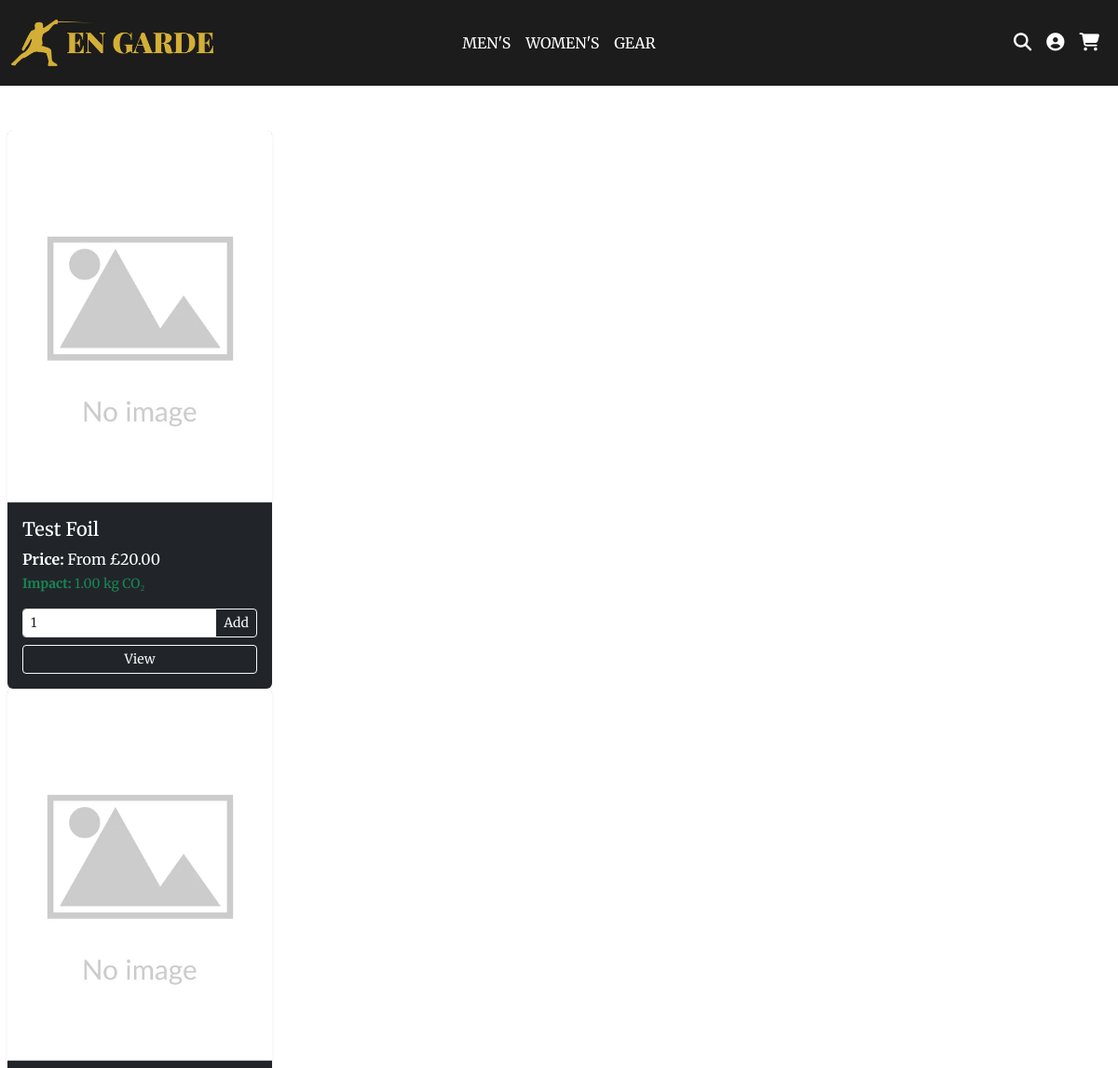
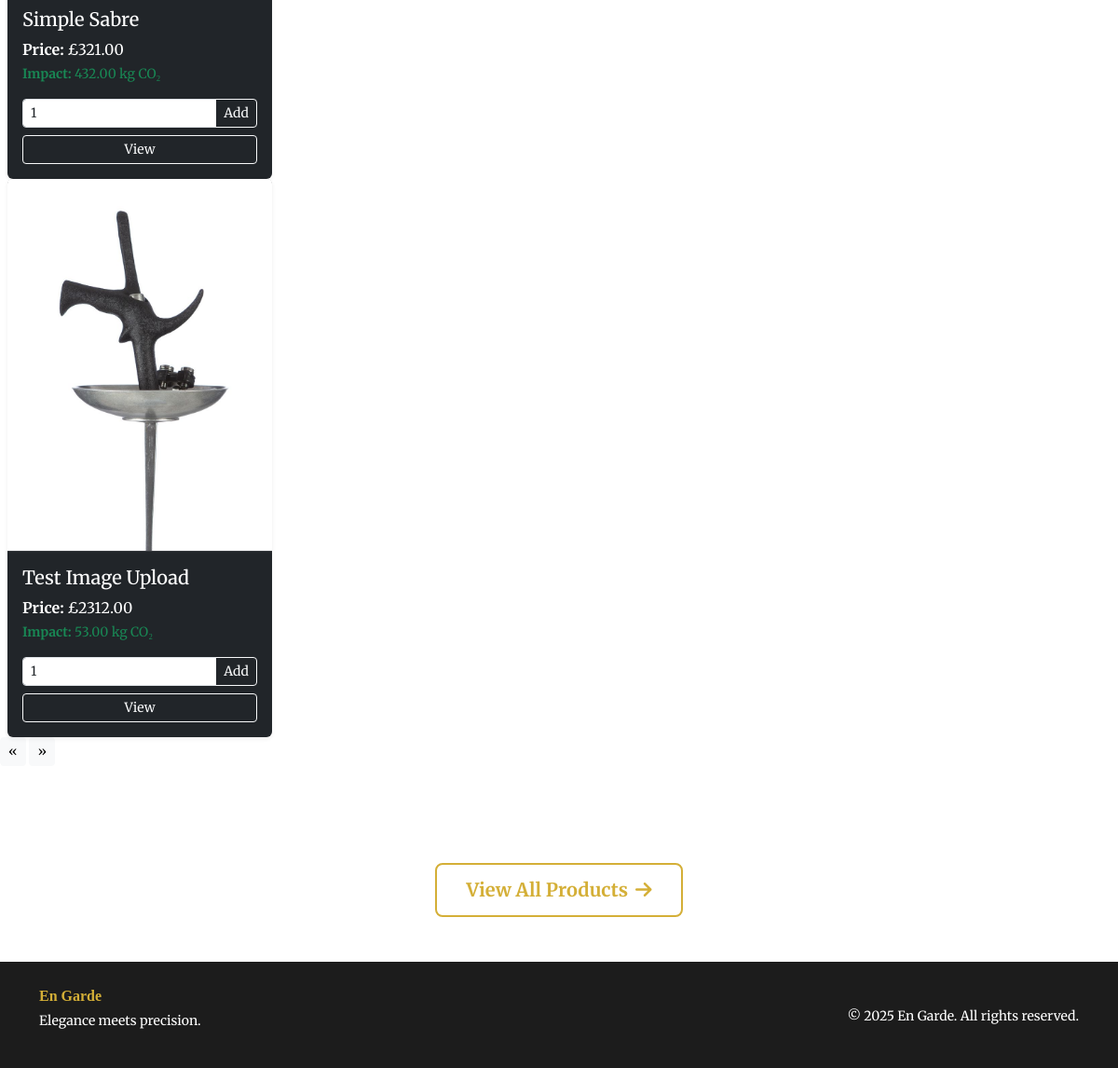
The page / on the database its author committed (2 pictures, top to bottom).
### website/models.py (models this page shows)
class Product(db.Model):
    __tablename__ = 'products'
    id = db.Column(db.Integer, primary_key=True)
    category_id = db.Column(db.Integer, db.ForeignKey('categories.id'))
    name = db.Column(db.String(255), nullable=False)
    description = db.Column(db.Text)
    price = db.Column(db.Float, nullable=True)
    sku = db.Column(db.String(50), unique=True, nullable=True)
    environmental_impact = db.Column(db.Float, nullable=True)
    stock = db.Column(db.Integer, nullable=True)
    image_filename = db.Column(db.String(255))
    is_variant_parent = db.Column(db.Boolean, default=False)
    options = db.relationship(
        'VariantOption', backref='product', cascade="all, delete")
    variants = db.relationship(
        'ProductVariant', backref='product', cascade="all, delete")

class ProductVariant(db.Model):
    __tablename__ = 'product_variants'
    id = db.Column(db.Integer, primary_key=True)
    product_id = db.Column(db.Integer, db.ForeignKey(
        'products.id'), nullable=False)
    sku = db.Column(db.String(50), unique=True)
    price = db.Column(db.Float, nullable=False)
    environmental_impact = db.Column(db.Float, nullable=True)
    stock = db.Column(db.Integer, default=0)
    values = db.relationship(
        'VariantValue', secondary='variant_combinations', backref='variants', lazy='joined', overlaps="combinations")

### website/views.py (the view)
@views.route('/')
def home():
    sort = request.args.get('sort', 'default')
    products = Product.query.all()
    if sort == 'price':
        products.sort(key=effective_price)
    elif sort == 'impact':
        products.sort(key=effective_impact)
    elif sort == 'name':
        products.sort(key=lambda p: p.name.lower())
    return render_template('home.html', products=products, sort=sort)

### website/templates/home.html (shortened to what this page needs)
{% extends 'base.html' %}
{% block content %}
<div class="glider-contain my-5">
  <div class="glider">
    {% for product in products %}
        <div class="px-2" style="width: 300px;">
          <div class="card h-100 bg-dark text-white border-0 shadow-sm product-card" data-product-id="{{ product.id }}">
            <a href="{{ url_for('views.product_detail', product_id=product.id) }}">
              <img src="{{ url_for('static', filename='images/products/' ~ (product.image_filename if product.image_filename and product.image_filename != 'None' else 'default-product.webp')) }}"
                  class="card-img-top" alt="{{ product.name }}">
            </a>
            <div class="card-body d-flex flex-column">
              <h5 class="card-title">
                <a href="{{ url_for('views.product_detail', product_id=product.id) }}" class="text-decoration-none text-white">{{ product.name }}</a>
              </h5>
              <p class="mb-1"><strong>Price:</strong>
                {% if product.is_variant_parent %}
                  From £{{ '%.2f'|format(product.variants|min_price) }}
                {% else %}
                  £{{ '%.2f'|format(product.price) }}
                {% endif %}
              </p>
              <p class="text-success small mb-3"><strong>Impact:</strong>
                {% if product.is_variant_parent %}
                  {{ '%.2f'|format(product.variants|min_impact) }} kg CO₂
                {% else %}
                  {{ '%.2f'|format(product.environmental_impact) }} kg CO₂
                {% endif %}
              </p>
              <form method="POST" action="{{ url_for('views.add_to_cart') }}" class="mt-auto">
                <div class="input-group mb-2">
                  <input type="number" name="quantity" class="form-control form-control-sm" value="1" min="1">
                  <button class="btn btn-outline-light btn-sm" type="submit">Add</button>
                </div>
              </form>
              <a href="{{ url_for('views.product_detail', product_id=product.id) }}" class="btn btn-outline-light btn-sm w-100">View</a>
            </div>
          </div>
        </div>
    {% endfor %}
  </div>
  <button class="glider-prev btn btn-sm btn-light">«</button>
  <button class="glider-next btn btn-sm btn-light">»</button>
</div>
<div class="py-5 mt-4 text-center">
  <a href="{{ url_for('views.products') }}" class="btn btn-lg view-all-btn">View All Products<i class="fa fa-arrow-right ms-2"></i></a>
</div>
{% endblock %}

### website/static/css/styles.css (style rules this page uses)
:root { --fencing-gold: #D4AF37; --fencing-dark: #1C1C1C; --gold-weak: #cd7f32; --gold-moderate: #D4AF37; --gold-strong: #ffdf00; }
body { font-family: 'Merriweather', serif; margin-bottom: 0; }
html, body { height: 100%; margin: 0; padding: 0; overflow-x: hidden; }
.view-all-btn { background-color: transparent; color: var(--fencing-gold); border: 2px solid var(--fencing-gold); font-weight: bold; padding: 0.75rem 2rem; transition: all 0.3s ease; }
.card-img-top { height: 400px; object-fit: cover; object-position: center; border-bottom: 1px solid rgba(255, 255, 255, 0.1); }
.glider-contain { overflow-x: hidden; }

### rows shown on the page
Product: name "Test Foil"
ProductVariant: variants|min_price "20.00", variants|min_impact "1.00"
Product: name "Simple Sabre", price "321.00", environmental_impact "432.00"
Product: image_filename (picture), name "Test Image Upload", price "2312.00", environmental_impact "53.00"
